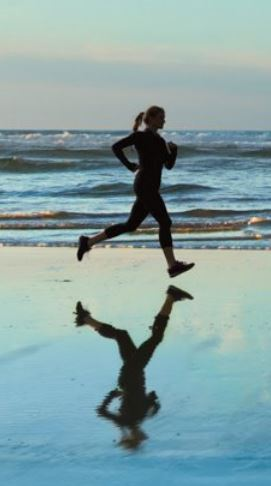
#> input picture OpenCV-Python/Code/3_Picture_Basic_Test/1.jpg, 271 x 486 px
$ python picture_addweight_test.py
#> lines starting #> are read from the running program, lines starting #| are printed output that depends on the picture
import cv2
import numpy as np

i = 1

img1 = cv2.imread('1.jpg', cv2.IMREAD_COLOR)
#> img1 is the input picture: shape (486, 271, 3); mean B, G, R 164.7, 162.9, 134.4
img2 = cv2.imread('2.jpg', cv2.IMREAD_COLOR)
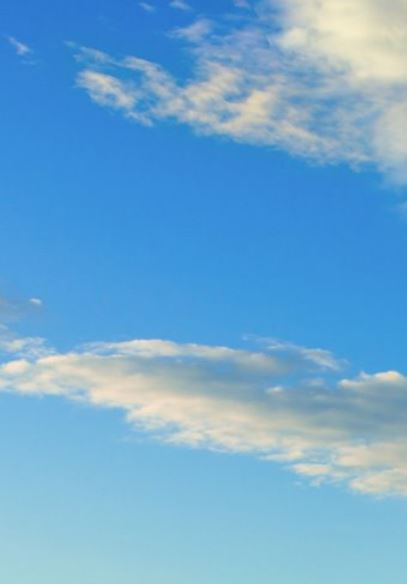
#> input picture OpenCV-Python/Code/3_Picture_Basic_Test/2.jpg, 407 x 584 px
#> img2 is the input picture: shape (584, 407, 3); mean B, G, R 209.5, 168.4, 110

ret1 = img1[0:50, 0:50]
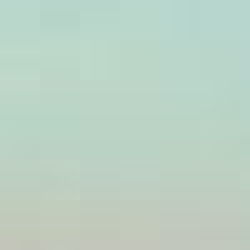
#> ret1: shape (50, 50, 3) (shown 5 times larger); mean B, G, R 196.5, 209.6, 188
ret2 = img2[0:50, 0:50]
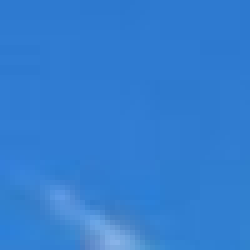
#> ret2: shape (50, 50, 3) (shown 5 times larger); mean B, G, R 209.3, 126.1, 50.7

while True:
    # ret = cv2.add(ret1,ret2)
    ret = cv2.addWeighted(ret1, i, ret2, (1-i), 0)
    i = i - 0.01
    cv2.imshow('img', ret)
    if i == 0:
        break


cv2.destroyAllWindows()
